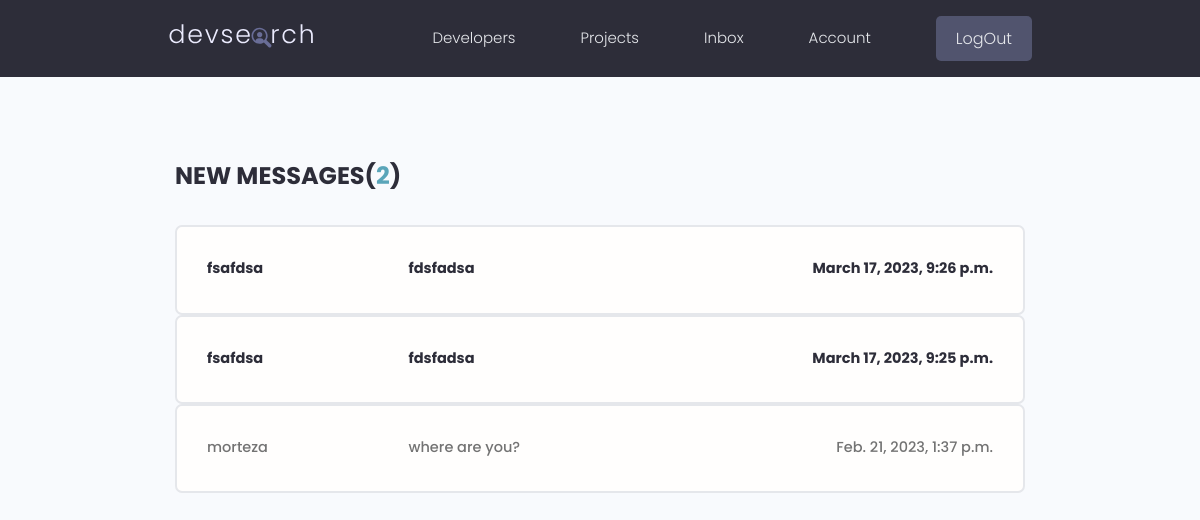
Page /users/inbox (signed in) on the committed database.
### users/models.py (models this page shows, shortened)
class Message(models.Model):
    sender = models.ForeignKey(Profile, on_delete=models.SET_NULL, null=True, blank=True)
    recepient = models.ForeignKey(Profile, on_delete=models.SET_NULL, null=True, blank=True, related_name="messages")
    name = models.CharField(max_length=200, null=True, blank=True)
    email = models.EmailField(max_length=200, null=True, blank=True)
    subject = models.CharField(max_length=200, null=True, blank=True)
    is_read = models.BooleanField(default=False)
    body = models.TextField()
    created = models.DateTimeField(auto_now_add=True)
    id = models.UUIDField(default=uuid.uuid4, unique=True, editable=False, primary_key=True)
    class Meta:
        ordering = ["is_read", "-created"]

### users/views.py (the view)
# urls.py: path('inbox', views.inbox, name="inbox"),
@login_required(login_url="login")
def inbox(request):
    profile = request.user.profile
    messages = profile.messages.all()
    unread_messages = messages.filter(is_read=False).count()
    context = {"R_messages": messages, "unread_messages" : unread_messages}
    return render(request, "users/inbox.html", context=context)

### users/templates/users/inbox.html
{% extends 'main.html' %} {% block content %}
<main class="inbox my-xl">
  <div class="content-box">
    <h3 class="inbox__title">New Messages(<span>{{unread_messages}}</span>)</h3>
    {% for message in R_messages %}
    <ul class="messages">
      {% if message.is_read %}
      <li class="message">{% else %}</li>
      <li class="message message--unread">
        {% endif %}
        <a href="{% url 'message' message.id %}">
          <span class="message__author">{{message.name}}</span>
          <span class="message__subject">{{message.subject}}</span>
          <span class="message__date">{{message.created}}</span>
        </a>
      </li>
    </ul>
    {% endfor %}
  </div>
</main>
{% endblock %}

### static/styles/app.css (style rules this page uses)
:root { --color-sub: #2d2d39; }
.content-box { width: 95%; max-width: 85rem; margin: 0 auto; }
.inbox { height: 90vh; }
.inbox__title, .inbox__title span { font-size: 2.4rem; font-weight: 700; color: var(--color-sub); text-transform: uppercase; text-align: left; margin-bottom: 3rem; }
.inbox__title span { color: var(--color-main); }
.messages { list-style: none; background: var(--color-white); padding: 0.5rem 3rem; border: 2px solid var(--color-light); border-radius: 0.7rem; }
.message { padding: 2.5rem 0; }
.message > a span { font-size: 1.45rem; font-weight: 500; }
.message.message--unread a span { font-weight: 700; color: var(--color-sub); }
.message > a { display: flex; gap: 1rem; }
.message__author, .message__date { flex-basis: 25%; }
.message__subject { flex-basis: 50%; }
.message__date { text-align: right; }

### static/uikit/styles/modules/_variables.css (style rules this page uses)
:root { --color-main: #5aa5b9; --color-main-light: #e6faff; --color-sub: #3f4156; --color-sub-light: #51546e; --color-sub-lighter: #ededfd; --color-text: #737373; --color-gray: #8b8b8b; --color-light: #e5e7eb; --color-light-gray: #767676; --color-bg: #f8fafd; --color-white: #fffefd; --color-white-light: #f3f3f3; --color-success: #359e64; --color-success-bg: #def8e8; --color-error: #fc4b0b; --color-error-bg: #fff2ee; --font-base: 'Poppins', arial, helvetica, 'Segoe UI', roboto, ubuntu, sans-serif; --font-monospace: 'Fira Code', 'Courier New', courier, monospace; --font-regular: 300; --font-medium: 500; --font-bold: 700; --generic-shadow: 1px 1px 5px #00000010; --generic-transition: all 0.3s ease-in-out; }

### static/uikit/styles/modules/_base.css (style rules this page uses)
* { margin: 0; padding: 0; box-sizing: border-box; text-rendering: optimizeLegibility; color: inherit; font-size: inherit; }
html { font-size: 50%; }
@media only screen and (min-width: 480px) { html { font-size: 56.25%; } }
@media only screen and (min-width: 1200px) { html { font-size: 62.5%; } }
body { line-height: 1.6; font-weight: 400; font-size: 1.5rem; color: var(--color-text); background-color: var(--color-bg); min-height: 100vh; }

### static/uikit/styles/modules/_typography.css (style rules this page uses)
* { font-family: var(--font-base); }
h3 { font-size: 3.2rem; font-weight: var(--font-medium); }
p, span, strong { font-size: 1.6rem; color: var(--color-text); font-weight: var(--font-regular); }
a { padding-bottom: 2px; text-decoration: none; display: inline-block; color: var(--color-main); font-weight: var(--font-medium); }

### static/uikit/styles/modules/_utilities.css (style rules this page uses)
.my-xl { margin: 8rem auto; }

### rows in the picture
Message: name "fsafdsa", subject "fdsfadsa", created "March 17, 2023, 9:26 p.m."
Message: name "fsafdsa", subject "fdsfadsa", created "March 17, 2023, 9:25 p.m."
Message: name "morteza", subject "where are you?", created "Feb. 21, 2023, 1:37 p.m."

### other values in the picture
{{ unread_messages }} "2"
